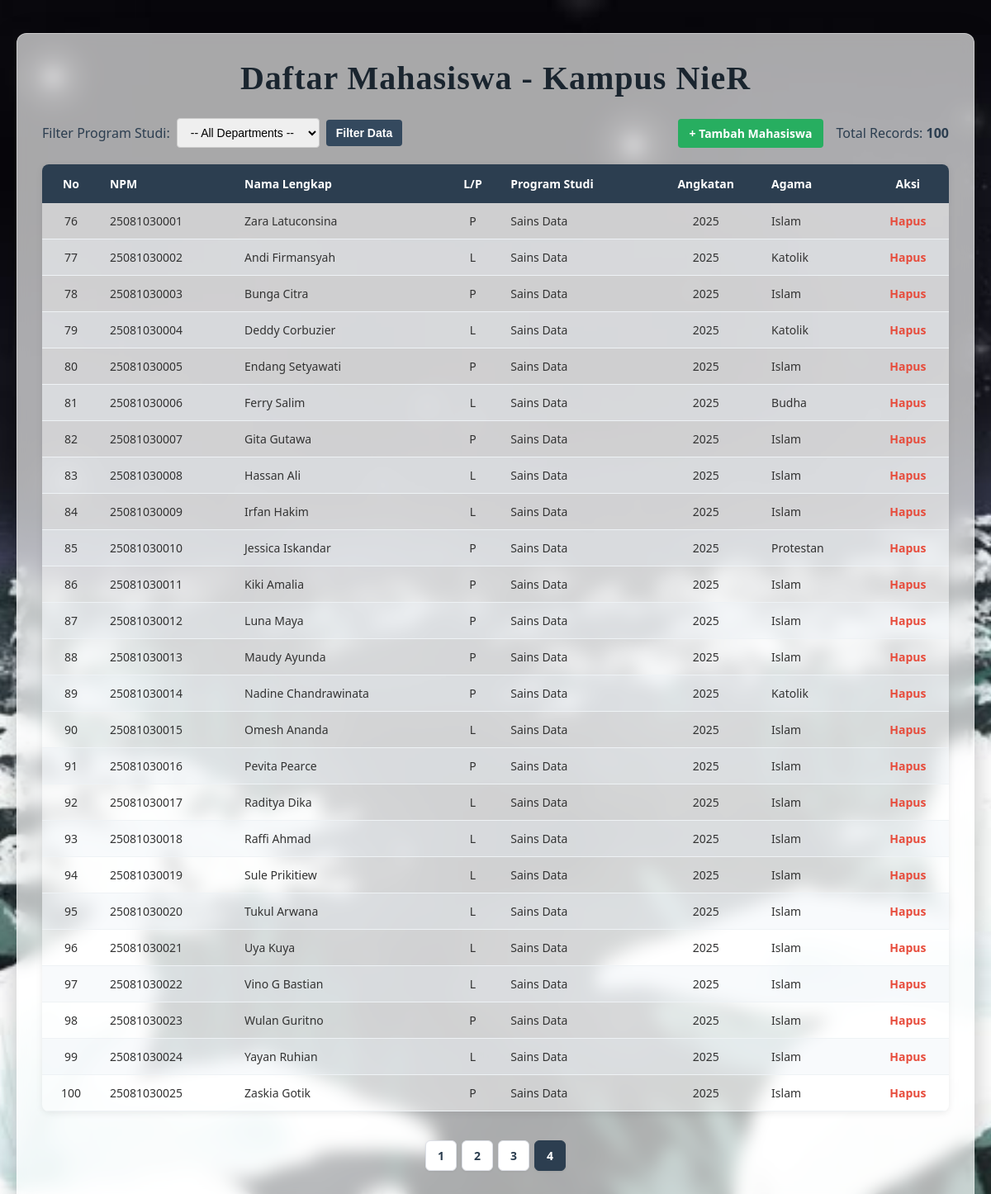
/webdl.php?page=4, run on the app's committed database.
### tables this page shows
CREATE TABLE `mahasiswa` (
  `id_mahasiswa` int(11) NOT NULL,
  `npm` varchar(20) NOT NULL,
  `nama_mahasiswa` varchar(100) NOT NULL,
  `jenis_kelamin` char(1) DEFAULT NULL,
  `program_studi` varchar(100) DEFAULT NULL,
  `angkatan` int(11) DEFAULT NULL,
  `agama` enum('Budha','Hindu','Islam','Katolik','Kepercayaan','Konghucu','Protestan') DEFAULT NULL
);

### webdl.php (the view, shortened to what this page needs)
<?php
$host = "localhost";
$user = "root";
$pass = "";
$db   = "db mhws";
$conn = mysqli_connect($host, $user, $pass, $db);
$where_sql = "";
$limit = 25;
$page = isset($_GET['page']) ? (int)$_GET['page'] : 1;
$offset = ($page - 1) * $limit;
$count_sql = "SELECT COUNT(*) AS total FROM mahasiswa" . $where_sql;
$count_result = mysqli_query($conn, $count_sql);
$count_row = mysqli_fetch_assoc($count_result);
$total_records = $count_row['total'];
$total_pages = ceil($total_records / $limit);
$sql = "SELECT * FROM mahasiswa" . $where_sql . " LIMIT $limit OFFSET $offset";
$result = mysqli_query($conn, $sql);
?>
<!DOCTYPE html>
<html lang="en">
<head>
</head>
<body>
<div class="container">
    <h2>Daftar Mahasiswa - Kampus NieR</h2>
    <div class="controls">
        <form method="GET" action="webdl.php">
            <label for="prodi">Filter Program Studi:</label>
            <select name="prodi" id="prodi">
                <option value="">-- All Departments --</option>
            </select>
            <button type="submit">Filter Data</button>
        </form>
        <div style="display: flex; align-items: center; gap: 15px;">
            <a href="tambahdata.php" style="background-color: #27ae60; color: white; padding: 8px 14px; text-decoration: none; border-radius: 4px; font-weight: bold; font-size: 14px;">
                + Tambah Mahasiswa
            </a>
            <div>Total Records: <strong><?php echo $total_records; ?></strong></div>
        </div>
    </div>
    <table>
        <thead>
            <tr>
                <th>No</th>
                <th>NPM</th>
                <th>Nama Lengkap</th>
                <th>L/P</th>
                <th>Program Studi</th>
                <th>Angkatan</th>
                <th>Agama</th>
                <th>Aksi</th>
            </tr>
        </thead>
        <tbody>
            <?php
            if (mysqli_num_rows($result) > 0) {
                $no = $offset + 1;
                while($row = mysqli_fetch_assoc($result)) {
                    echo "<tr>";
                    echo "<td>" . $no++ . "</td>";
                    echo "<td>" . $row["npm"] . "</td>";
                    echo "<td>" . $row["nama_mahasiswa"] . "</td>";
                    echo "<td>" . $row["jenis_kelamin"] . "</td>";
                    echo "<td>" . $row["program_studi"] . "</td>";
                    echo "<td>" . $row["angkatan"] . "</td>";
                    echo "<td>" . $row["agama"] . "</td>";
                    echo "<td><a href='hapus.php?id=" . $row["id_mahasiswa"] . "' class='btn-hapus' onclick='return confirm(\"Yakin ingin menghapus data ini?\")'>Hapus</a></td>";
                    echo "</tr>";
                }
            } else {
                echo "<tr><td colspan='8' style='text-align:center;'>No matching records found in the sector.</td></tr>";
            }
            ?>
        </tbody>
    </table>
    <div class="pagination">
        <?php
        for ($i = 1; $i <= $total_pages; $i++) {
            $url = "?page=" . $i;
            $active_class = ($i == $page) ? "class='active'" : "";
            echo "<a href='$url' $active_class>$i</a>";
        }
        ?>
    </div>
</div>
</body>
</html>

### webdl.php (style rules this page uses)
body { font-family: 'Segoe UI', Tahoma, Geneva, Verdana, sans-serif; background-image: url('bekgronlohya.jpg'); background-size: cover; background-position: center; background-repeat: no-repeat; background-attachment: fixed; margin: 0; padding: 20px; color: #2c3e50; }
.container { max-width: 1100px; margin: 20px auto; background-color: rgba(255, 255, 255, 0.65); padding: 30px; border-radius: 12px; box-shadow: 0 8px 32px rgba(0, 0, 0, 0.25); backdrop-filter: blur(10px); -webkit-backdrop-filter: blur(10px); border: 1px solid rgba(255, 255, 255, 0.4); }
h2 { font-family: 'La Obrige', serif; font-size: 2.5rem; text-align: center; margin-top: 0; margin-bottom: 25px; color: #1a252f; letter-spacing: 1px; }
.controls { display: flex; justify-content: space-between; align-items: center; margin-bottom: 20px; flex-wrap: wrap; gap: 15px; }
.controls form { display: flex; align-items: center; gap: 8px; }
.controls select, .controls button { padding: 8px 12px; border-radius: 4px; border: 1px solid #ccc; font-size: 14px; }
.controls button[type="submit"] { background-color: #34495e; color: white; border: none; cursor: pointer; font-weight: 600; }
table { width: 100%; border-collapse: collapse; margin-top: 10px; background-color: rgba(255, 255, 255, 0.30); border-radius: 8px; overflow: hidden; box-shadow: 0 2px 8px rgba(0, 0, 0, 0.08); }
th { background-color: #2c3e50; color: #ffffff; font-size: 14px; font-weight: 600; padding: 14px 12px; text-align: left; border: none; }
td { padding: 12px; border-bottom: 1px solid #eef2f5; font-size: 14px; color: #333; }
th:nth-child(1), td:nth-child(1), th:nth-child(4), td:nth-child(4), th:nth-child(6), td:nth-child(6), th:nth-child(8), td:nth-child(8) { text-align: center; }
tbody tr { background-color: rgba(255, 255, 255, 0.20); }
tbody tr:nth-child(even) { background-color: rgba(240, 244, 248, 0.45); }
a.btn-hapus { color: #e74c3c; font-weight: bold; text-decoration: none; }
.pagination { display: flex; justify-content: center; align-items: center; gap: 6px; margin-top: 25px; margin-bottom: 10px; padding-top: 10px; }
.pagination a { padding: 8px 14px; border: 1px solid #dcdfe6; text-decoration: none; color: #2c3e50; background-color: #ffffff; border-radius: 6px; font-weight: 600; font-size: 14px; transition: all 0.2s ease; box-shadow: 0 1px 3px rgba(0,0,0,0.05); }
.pagination a.active { background-color: #2c3e50; color: white; border-color: #2c3e50; }

### data on the page
mahasiswa: npm "25081030001", nama_mahasiswa "Zara Latuconsina", jenis_kelamin "P", program_studi "Sains Data", angkatan "2025", agama "Islam"
mahasiswa: npm "25081030002", nama_mahasiswa "Andi Firmansyah", jenis_kelamin "L", program_studi "Sains Data", angkatan "2025", agama "Katolik"
mahasiswa: npm "25081030003", nama_mahasiswa "Bunga Citra", jenis_kelamin "P", program_studi "Sains Data", angkatan "2025", agama "Islam"
mahasiswa: npm "25081030004", nama_mahasiswa "Deddy Corbuzier", jenis_kelamin "L", program_studi "Sains Data", angkatan "2025", agama "Katolik"
mahasiswa: npm "25081030005", nama_mahasiswa "Endang Setyawati", jenis_kelamin "P", program_studi "Sains Data", angkatan "2025", agama "Islam"
mahasiswa: npm "25081030006", nama_mahasiswa "Ferry Salim", jenis_kelamin "L", program_studi "Sains Data", angkatan "2025", agama "Budha"
mahasiswa: npm "25081030007", nama_mahasiswa "Gita Gutawa", jenis_kelamin "P", program_studi "Sains Data", angkatan "2025", agama "Islam"
mahasiswa: npm "25081030008", nama_mahasiswa "Hassan Ali", jenis_kelamin "L", program_studi "Sains Data", angkatan "2025", agama "Islam"
mahasiswa: npm "25081030009", nama_mahasiswa "Irfan Hakim", jenis_kelamin "L", program_studi "Sains Data", angkatan "2025", agama "Islam"
mahasiswa: npm "25081030010", nama_mahasiswa "Jessica Iskandar", jenis_kelamin "P", program_studi "Sains Data", angkatan "2025", agama "Protestan"
mahasiswa: npm "25081030011", nama_mahasiswa "Kiki Amalia", jenis_kelamin "P", program_studi "Sains Data", angkatan "2025", agama "Islam"
mahasiswa: npm "25081030012", nama_mahasiswa "Luna Maya", jenis_kelamin "P", program_studi "Sains Data", angkatan "2025", agama "Islam"
mahasiswa: npm "25081030013", nama_mahasiswa "Maudy Ayunda", jenis_kelamin "P", program_studi "Sains Data", angkatan "2025", agama "Islam"
mahasiswa: npm "25081030014", nama_mahasiswa "Nadine Chandrawinata", jenis_kelamin "P", program_studi "Sains Data", angkatan "2025", agama "Katolik"
mahasiswa: npm "25081030015", nama_mahasiswa "Omesh Ananda", jenis_kelamin "L", program_studi "Sains Data", angkatan "2025", agama "Islam"
mahasiswa: npm "25081030016", nama_mahasiswa "Pevita Pearce", jenis_kelamin "P", program_studi "Sains Data", angkatan "2025", agama "Islam"
mahasiswa: npm "25081030017", nama_mahasiswa "Raditya Dika", jenis_kelamin "L", program_studi "Sains Data", angkatan "2025", agama "Islam"
mahasiswa: npm "25081030018", nama_mahasiswa "Raffi Ahmad", jenis_kelamin "L", program_studi "Sains Data", angkatan "2025", agama "Islam"
mahasiswa: npm "25081030019", nama_mahasiswa "Sule Prikitiew", jenis_kelamin "L", program_studi "Sains Data", angkatan "2025", agama "Islam"
mahasiswa: npm "25081030020", nama_mahasiswa "Tukul Arwana", jenis_kelamin "L", program_studi "Sains Data", angkatan "2025", agama "Islam"
mahasiswa: npm "25081030021", nama_mahasiswa "Uya Kuya", jenis_kelamin "L", program_studi "Sains Data", angkatan "2025", agama "Islam"
mahasiswa: npm "25081030022", nama_mahasiswa "Vino G Bastian", jenis_kelamin "L", program_studi "Sains Data", angkatan "2025", agama "Islam"
mahasiswa: npm "25081030023", nama_mahasiswa "Wulan Guritno", jenis_kelamin "P", program_studi "Sains Data", angkatan "2025", agama "Islam"
mahasiswa: npm "25081030024", nama_mahasiswa "Yayan Ruhian", jenis_kelamin "L", program_studi "Sains Data", angkatan "2025", agama "Islam"
mahasiswa: npm "25081030025", nama_mahasiswa "Zaskia Gotik", jenis_kelamin "P", program_studi "Sains Data", angkatan "2025", agama "Islam"

### other printed values
$total_records "100"
